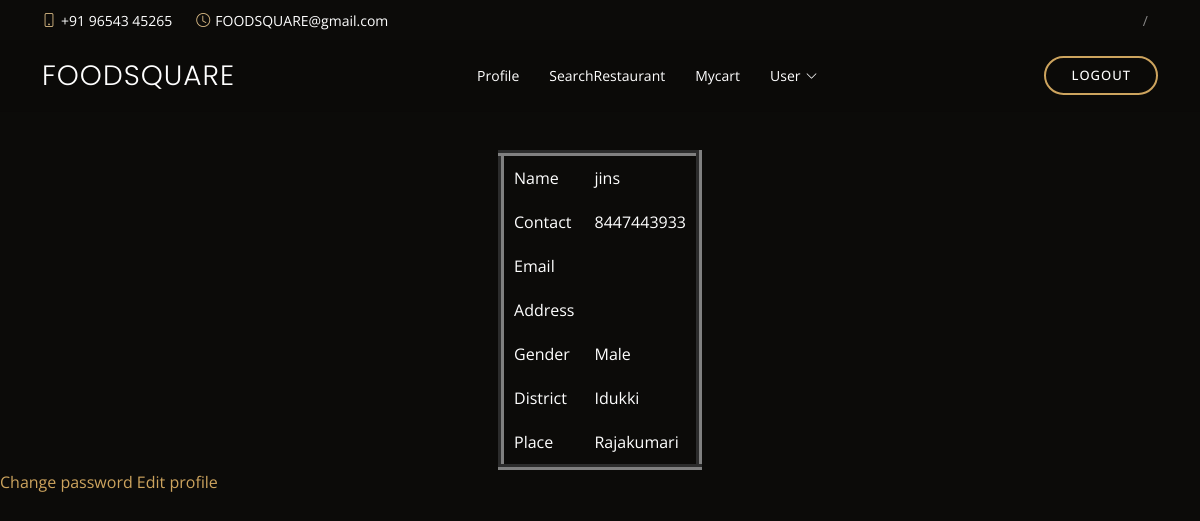
/User/Myprofile/ (signed in), run on the app's committed database.
### Guest/models.py (models this page shows)
class tbl_user(models.Model):
    user_name=models.CharField(max_length=50)
    user_gender=models.CharField(max_length=50)
    user_contact=models.CharField(max_length=50)
    user_contact1=models.CharField(max_length=50)
    user_email=models.CharField(max_length=50)
    user_password=models.CharField(max_length=50)
    place = models.ForeignKey(tbl_place, on_delete=models.CASCADE)

### Admin/models.py (models this page shows)
class tbl_place(models.Model):
    place_name=models.CharField(max_length=50)
    place_pincode=models.IntegerField(null=True)
    district=models.ForeignKey(tbl_district,on_delete=models.CASCADE,null=True)

class tbl_district(models.Model):
    district_name=models.CharField(max_length=50)

### User/views.py (the view)
# urls.py: path('profile/',views.Myprofile,name="MyProfile"),
def Myprofile(request):
    user_data=tbl_user.objects.get(id=request.session['uid'])
    return render(request,"User/Myprofile.html",{'user':user_data})

### User/templates/User/Myprofile.html (shortened to what this page needs)
{% extends 'User/Head.html' %}
{% block content %}
{% load static %}
<!DOCTYPE html>
<html lang="en">
<head>
</head>
<body>
    <form action="" method="post">
        <table border="6" align="center" cellpadding="10">
    <tr>
        <td>Name</td>
        <td>{{ user.user_name }}</td>
    </tr>
    <tr>
        <td>Contact</td>
        <td>{{ user.user_contact }}</td>
    </tr>
    <tr>
        <td>Email</td>
        <td>{{ user.user_Email }}</td>
    </tr>
    <tr>
        <td>Address</td>
        <td>{{ user.user_address }}</td>
    </tr>
    <tr>
        <td>Gender</td>
        <td>{{ user.user_gender }}</td>
    </tr>
    <tr>
        <td>District</td>
        <td>{{ user.place.district.district_name }}</td>
    </tr>
    <tr>
        <td>Place</td>
        <td>{{ user.place.place_name }}</td>
    </tr>
</table>
</form>
            <a href="{% url 'User:changepassword' %}">Change password</a>
            <a href="{% url 'User:Editprofile' %}">Edit profile</a>
</body>
</html>
{% endblock content %}

### Guest/static/Main/assets/css/style.css (style rules this page uses)
body { font-family: "Open Sans", sans-serif; background: #0c0b09; color: #fff; }
a { color: #cda45e; text-decoration: none; }

### data on the page
tbl_user: user_name "jins", user_contact "8447443933", user_gender "Male", place.district.district_name "Idukki", place.place_name "Rajakumari"
